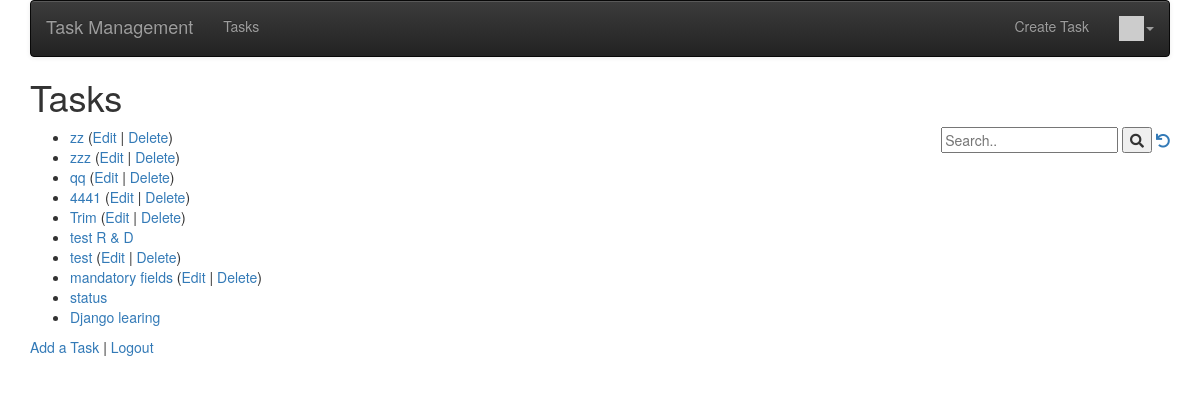
Page /tasks/ (signed in) on the earlier database version.
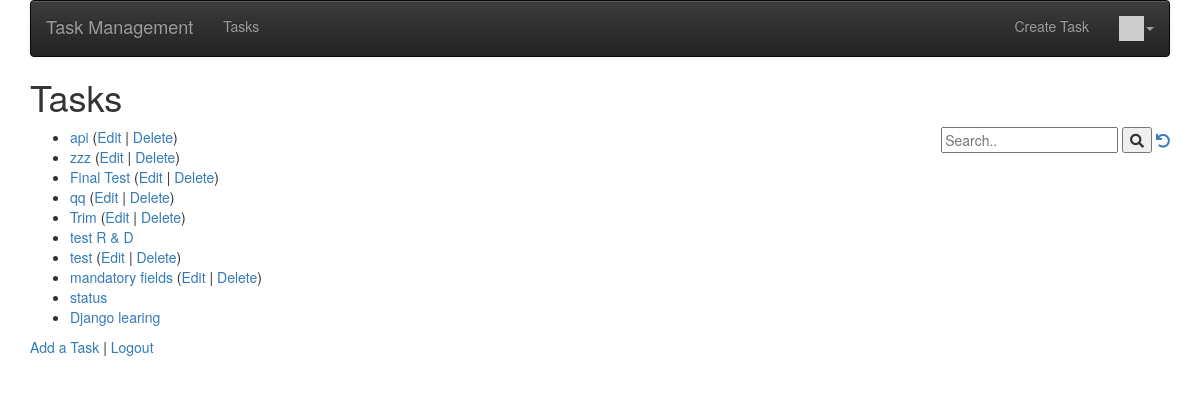
Same page on the later database version.
### task/models.py (models this page shows, shortened)
class Task(models.Model):
    title = models.CharField(
        max_length=200,
        validators=[MinLengthValidator(2, "Title must be greater than 2 characters")]
    )
    description = models.TextField()
    owner = models.ForeignKey('auth.User', on_delete=models.CASCADE)
    story_point = models.PositiveSmallIntegerField(null=True)
    created_at = models.DateTimeField(auto_now_add=True)
    updated_at = models.DateTimeField(auto_now=True)

### task/views.py (the view)
# urls.py: path('', views.TaskListView.as_view(), name='all'),
class TaskListView(APIView):
    queryset = Task.objects.all()
    renderer_classes = [TemplateHTMLRenderer]
    template_name = 'task/list.html'
    def get(self, request):
        strval = request.GET.get("search", False)
        if strval:
            query = Q(title__icontains=strval)
            query.add(Q(description__icontains=strval), Q.OR)
            tasks = (Task.objects.filter(query)).select_related().order_by('-updated_at')[:10]
        else:
            tasks = Task.objects.all().order_by('-updated_at')[:10]
        for obj in tasks:
            obj.natural_updated = naturaltime(obj.updated_at)
        ctx = {'task_list': tasks, 'search': strval}
        return Response(ctx)

### home/templatetags/app_tags.py (called while the page is built)
@register.filter(name='gravatar')
def gravatar(user, size=35):
    email = str(user.email.strip().lower()).encode('utf-8')
    email_hash = md5(email).hexdigest()
    url = "//www.gravatar.com/avatar/{0}?s={1}&d=identicon&r=PG"
    return url.format(email_hash, size)

### task/templates/task/list.html (shortened to what this page needs)
{% extends "base_menu.html" %}
{% block content %}
<h1>Tasks</h1>
<div style="float:right">
<form>
  <input type="text" placeholder="Search.." name="search"
  >
  <button type="submit"><i class="fa fa-search"></i></button>
<a href="{% url 'tasks:all' %}"><i class="fa fa-undo"></i></a>
</form>
</div>
<p>
{% if task_list %}
<ul>
  {% for task in task_list %}
    <li>
      <a href="{% url 'tasks:task_detail'  task.id %}">{{ task.title }}</a>
      {% if task.owner == user %}
        (<a href="{% url 'tasks:task_update' task.id %}">Edit</a> |
        <a href="{% url 'tasks:task_delete' task.id %}">Delete</a>)
      {% endif %}
    </li>
  {% endfor %}
</ul>
{% else %}
  <p>There are no task in the database.</p>
{% endif %}
</p>
<p>
<a href="{% url 'tasks:task_create' %}">Add a Task</a> |
{% if user.is_authenticated %}
<a href="{% url 'logout' %}?next={% url 'tasks:all' %}">Logout</a>
{% else %}
<a href="{% url 'login' %}?next={% url 'tasks:all' %}">Login</a>
{% endif %}
</p>
{% endblock %}

### home/templates/base_menu.html (shortened to what this page needs)
{% extends "base_bootstrap.html" %}
{% block navbar %}
{% load app_tags %}
<nav class="navbar navbar-default navbar-inverse">
  <div class="container-fluid">
    <div class="navbar-header">
        <a class="navbar-brand" href="/">Task Management</a>
    </div>
    <ul class="nav navbar-nav">
      {% url 'tasks' as tasks %}
      <li {% if request.get_full_path == tasks %}class="active"{% endif %}>
          <a href="{% url 'tasks:all' %}">Tasks</a></li>
    </ul>
    <ul class="nav navbar-nav navbar-right">
        {% if user.is_authenticated %}
        <li>
        <a href="{% url 'tasks:task_create' %}">Create Task</a>
        </li>
        <li class="dropdown">
            <a href="#" data-toggle="dropdown" class="dropdown-toggle">
              <img style="width: 25px;" src="{{ user|gravatar:60 }}"/><b class="caret"></b>
            </a>
        </li>
        {% else %}
        <li>
        <a href="{% url 'login' %}?next={% url 'tasks:all' %}">Login</a>
        </li>
        {% endif %}
    </ul>
  </div>
</nav>
{% endblock %}

### home/templates/base_bootstrap.html (shortened to what this page needs)
<!DOCTYPE html>
<html>
<head>
<link rel="stylesheet"
    href="https://maxcdn.bootstrapcdn.com/bootstrap/3.4.0/css/bootstrap.min.css"
>
<link rel="stylesheet"
    href="https://maxcdn.bootstrapcdn.com/bootstrap/3.4.0/css/bootstrap-theme.min.css"
>
<link rel="stylesheet"
    href="https://code.jquery.com/ui/1.12.1/themes/ui-lightness/jquery-ui.css"
>
<link rel="stylesheet" href="https://use.fontawesome.com/releases/v5.8.1/css/all.css">
<link rel="stylesheet" href="https://use.fontawesome.com/releases/v5.8.1/css/v4-shims.css">
</head>
<body>
<div class="container">
{% block navbar %} {% endblock %}
{% block content %}
{% endblock %}
</div>
</body>
</html>

Differences in the rows shown:
removed Task: title "zz", shows "Edit"
removed Task: title "4441", shows "Edit"
added Task: title "api", shows "Edit"
added Task: title "Final Test", shows "Edit"
